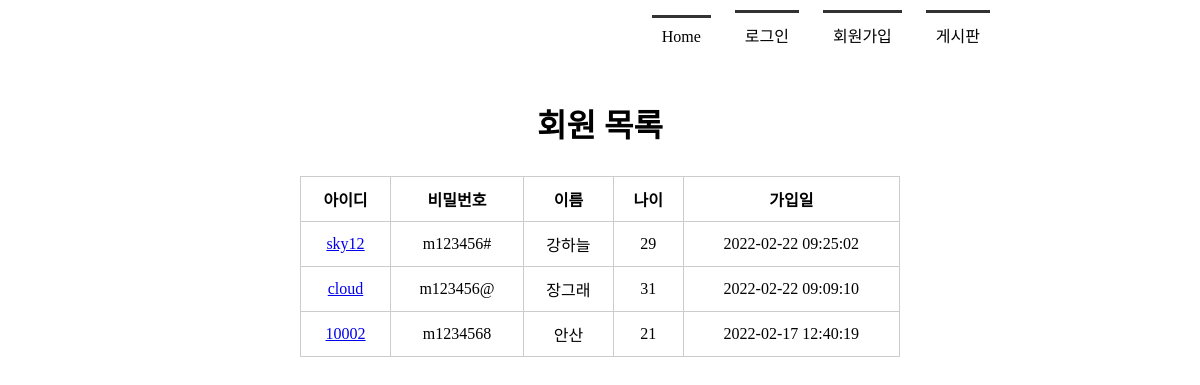
Page /memberlist/ on the committed database.
### tables this page shows
CREATE TABLE member(
            mid char(5) PRIMARY KEY,
            passwd  char(8) NOT NULL,
            name    text NOT NULL,
            age integer,
            regDate timestamp date DEFAULT (datetime('now', 'localtime'))
        );

### app.py (the view)
@app.route('/memberlist/')
def memberlist():
    conn = getconn()
    cur = conn.cursor()
    sql = "SELECT * FROM member ORDER BY regDate DESC"
    cur.execute(sql)
    rs = cur.fetchall()
    conn.close()
    return render_template('memberlist.html', rs = rs)

### app.py (called while the page is built)
def getconn():
    conn = sqlite3.connect("./members.db")
    return conn

### templates/memberlist.html (shortened to what this page needs)
<!DOCTYPE html>
<html lang="en">
<head>
    <link rel="stylesheet" href="{{ url_for('static', filename='style.css')  }}">
</head>
<body>
    <div id="container">
        {% include 'navbar.html' %}
        <section>
            <h1>회원 목록</h1>
            <table>
                <tr>
                    <th>아이디</th><th>비밀번호</th><th>이름</th><th>나이</th><th>가입일</th>
                </tr>
                {% for i in rs %}
                <tr>
                    <td><a href="{{ url_for('member_view', id=i[0]) }}">{{ i[0] }}</a></td>
                    <td>{{ i[1] }}</td>
                    <td>{{ i[2] }}</td>
                    <td>{{ i[3] }}</td>
                    <td>{{ i[4] }}</td>
                </tr>
                {% endfor %}
            </table>
        </section>
    </div>
</body>
</html>

### static/style.css (style rules this page uses)
* { margin: 0; padding: 0; }
#container { width: 1000px; margin: 0 auto; }
section { text-align: center; }
section h1 { font-size: 2em; margin-bottom: 30px; }
section table { width: 600px; margin:0 auto; border-collapse: collapse; }
section table, th, td { border: 1px solid #ccc; padding: 10px }

### rows in the picture
member: mid "sky12", passwd "m123456#", name "강하늘", age "29", regDate "2022-02-22 09:25:02"
member: mid "cloud", passwd "m123456@", name "장그래", age "31", regDate "2022-02-22 09:09:10"
member: mid "10002", passwd "m1234568", name "안산", age "21", regDate "2022-02-17 12:40:19"
